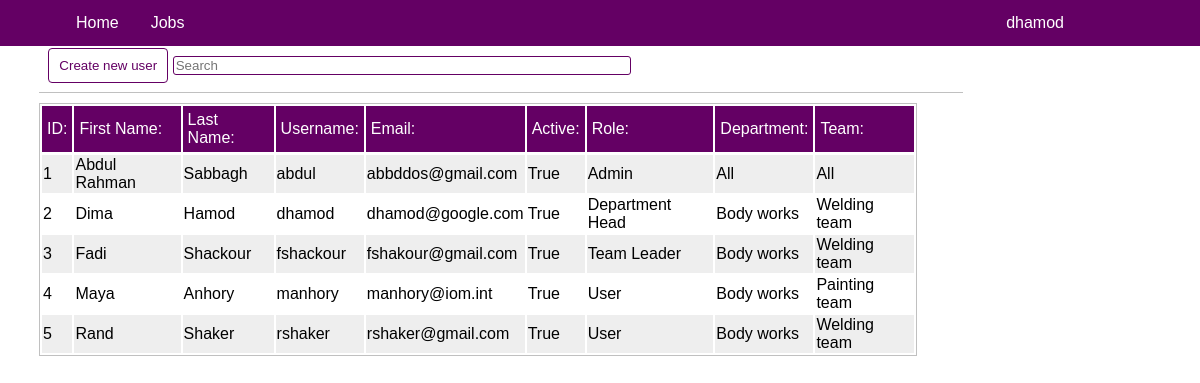
The app's page /dre_admin/register/ (signed in), older data.
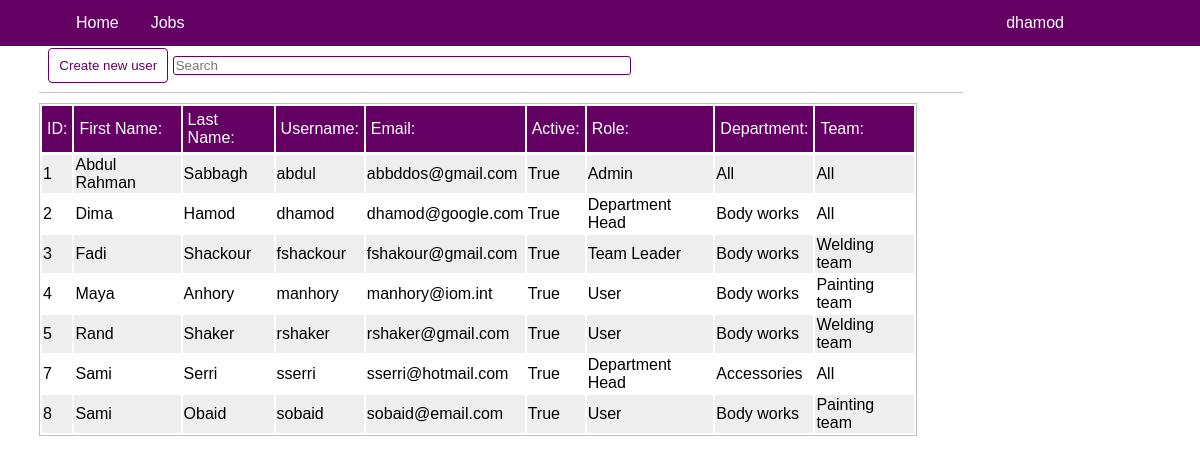
The same page, newer data.
### dre_admin/models.py (models this page shows, shortened)
class Profile(models.Model):
    user = models.OneToOneField(User, on_delete = models.CASCADE)
    role = models.CharField(max_length = 50, choices = [('Admin','Admin'),('Department Head','Department Head'),('Team Leader','Team Leader'),('User','User')], default = 'User')
    department = models.ForeignKey('Department', on_delete = models.CASCADE, default = 1)
    team = models.ForeignKey('Team', on_delete = models.CASCADE, default = 1)

class Department(models.Model):
    dep_code = models.CharField(max_length = 20, unique = False, default = 'All')
    dep_name = models.CharField(max_length = 30,  default = 'All')
    dep_description = models.CharField(max_length = 400, null = True)
    def __str__(self):
        return f'{self.dep_name}'

class Team(models.Model):
    team_code = models.CharField(max_length = 30, default = 'All')
    team_name = models.CharField(max_length = 40,  default = 'All')
    team_dep = models.ForeignKey('Department', on_delete = models.CASCADE, default = 1)
    team_description = models.CharField(max_length = 400, null = True)
    def __str__(self):
        return f'{self.team_name}'

### dre_admin/views.py (the view)
# urls.py: path('register/', views.register, name='register_user'),
def register(request):
    prf = Profile.objects.get(user__username = request.user.username)
    profiles = Profile.objects.all().order_by('user__id')
    if request.method == 'POST':
        form1 = UserRegisterForm(request.POST)
        form2 = UserProfileCreationForm(request.POST)
        if form1.is_valid() and form2.is_valid():
            try:
                firstname = form1.cleaned_data.get('first_name')
                lastname = form1.cleaned_data.get('last_name')
                username = str(firstname).lower()[0] + str(lastname).lower()
                newname = NewName(username)
                password = newname + '@123'
                email = form1.cleaned_data.get('email')
                isactive = form1.cleaned_data.get('is_active')
                usr = User(first_name = firstname, last_name = lastname,
                            username = newname,
                            email = email, is_active = isactive, date_joined = datetime.now())
                usr.set_password(password)
                usr.save()
                pro = Profile(user = usr, role = form2.cleaned_data.get('role'), department = form2.cleaned_data.get('department'), team = form2.cleaned_data.get('team'))
                pro.save()
                messages.success(request, 'New user was successfully added :)')
                return redirect('register_user')
            except Exception as e:
                messages.error(request, str(e))
                return redirect('register_user')
    else:
        form1 = UserRegisterForm()
        form2 = UserProfileCreationForm()
    context = {
            'profiles': profiles,
            'form1': form1,
            'form2': form2,
            'prf': prf
        }
    return render(request, 'dre_admin/register_user.html', context)

### dre_admin/forms.py
class UserRegisterForm(ModelForm):
    class Meta:
        model = User
        fields = ['first_name','last_name', 'email', 'is_active']

class UserProfileCreationForm(ModelForm):
    class Meta:
        model = Profile
        fields = ['role', 'department', 'team']

### dre_admin/templates/dre_admin/register_user.html (shortened to what this page needs)
{% extends "home/base.html"%}
{% load crispy_forms_tags%}
{% block content %}
    <div class = "actionpage">
        <div class="action-header">
            <button class = 'btn-active' id = "create-user">Create new user</button>
            <input type = "text" placeholder = "Search"id = 'srch' />
        </div>
        <table>
            <tr>
                <th>ID:</th>
                <th>First Name:</th>
                <th>Last Name:</th>
                <th>Username:</th>
                <th>Email:</th>
                <th>Active:</th>
                <th>Role:</th>
                <th>Department:</th>
                <th>Team:</th>
            </tr>
            {% for p in profiles %}
                <tr class = '{{p.user.is_active}} table-row' id = "{{p.user.username}}">
                    <td>{{p.user.id}}</td>
                    <td>{{p.user.first_name}}</td>
                    <td>{{p.user.last_name}}</td>
                    <td>{{p.user.username}}</td>
                    <td>{{p.user.email}}</td>
                    <td>{{p.user.is_active}}</td>
                    <td>{{p.role}}</td>
                    <td>{{p.department}}</td>
                    <td>{{p.team}}</td>
                </tr>
            {% endfor %}
        </table>
    </div>
{% endblock %}

### home/templates/home/base.html (shortened to what this page needs)
{% load static %}
<!DOCTYPE html>
<html>
    <head>
        <link rel = "stylesheet" href = "{% static 'home/css/main.css'%}" />
    </head>
    <body>
      <nav class = 'main-nav'>
        <ul>
          <div class = 'left-stuff-container'>
            <li><a href="{% url 'home'%}">Home</a></li>
            <li><a href="#">Jobs</a></li>
          </div>
          <div class = 'right-stuff-container'>
            <li class = 'dropdown'>
              <a href="javascript:void(0)" class="dropbtn">{{user.username}} </a>
            </li>
          </div>
        </ul>
      </nav>
      <div class = 'mainpage'>
        {% block content %}{% endblock %}
      </div>
    </body>
</html>

### home/static/home/css/main.css (style rules this page uses)
body { margin: 0px;; padding: 0px;; font-family: "Arial Black", Gadget, sans-serif; background-size: cover; }
.main-nav { background-color: rgb(100,0,100); position: fixed; top: 0; width: 100%; z-index: 1; }
ul { list-style-type: none; margin: 0; padding: 0; overflow: hidden; }
.left-stuff-container { margin-left: 5%; }
li { float: left; }
li a { display: block; text-align: center; padding: 14px 16px; text-decoration: none; color: white; border-radius: 4px; transition: all 0.1s ease-out; }
.right-stuff-container { display: inline-block; float: right; margin-right: 10%; }
.mainpage { margin-top: 0px; }
.actionpage { margin-top: 2%; margin: 2%; padding: 15px; width: 77%; }
.action-header { padding: 1%; border-bottom: solid 1px silver; }
input[type = text] { width: 50%; border: solid; border-color: rgb(100,0,100); border-width: 1px; border-radius: 3px; }
.btn-active { height: 35px; width: 120px; background-color: white; color: rgb(100,0,100); border: solid 1px rgb(100,0,100); border-radius: 4px; transition: all 0.1s ease-out; }
table { width: 95%; border: solid; border-width: 1px; border-color: silver; overflow: scroll; margin-top: 1%; margin-bottom: 2%; }
th { width: auto; background-color: rgb(100,0,100); color: white; text-align: left; font-weight:normal; padding: 5px; border-bottom: solid 1px; }
tr { border-bottom: solid; border-width: 1px; border-color: black; background-color: white; }
tr:nth-child(even) { background-color: #eee; }

Row changes from the older to the newer data that the page shows:
removed Profile: user.id "2", user.first_name "Dima", user.last_name "Hamod", user.username "dhamod", user.email "dhamod@google.com", user.is_active "True", role "Department Head", department "Body works", team "Welding team"
added Profile: user.id "2", user.first_name "Dima", user.last_name "Hamod", user.username "dhamod", user.email "dhamod@google.com", user.is_active "True", role "Department Head", department "Body works", team "All"
added Profile: user.id "7", user.first_name "Sami", user.last_name "Serri", user.username "sserri", user.email "sserri@hotmail.com", user.is_active "True", role "Department Head", department "Accessories", team "All"
added Profile: user.id "8", user.first_name "Sami", user.last_name "Obaid", user.username "sobaid", user.email "sobaid@email.com", user.is_active "True", role "User", department "Body works", team "Painting team"
